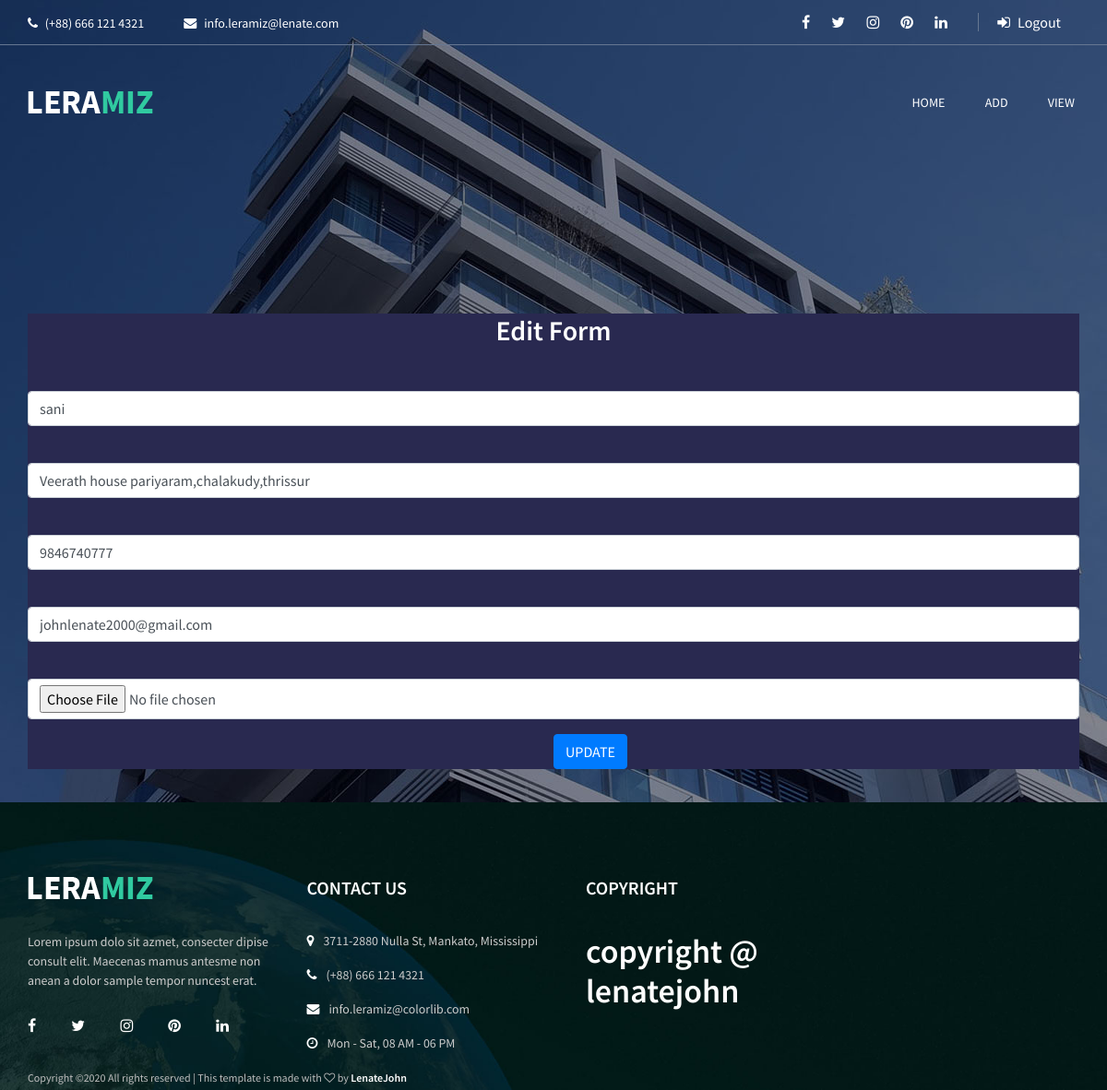
The page /editemp/1 on the database its author committed.
### employee/models.py (models this page shows)
class Employees(models.Model):
    EmployeeName = models.CharField(max_length=100)
    Address = models.CharField(max_length=100)
    Phone=models.IntegerField(default=35354365)
    Email=models.EmailField(max_length=254)
    Image = models.ImageField(upload_to='gallery')

### employee/views.py (the view, shortened to what this page needs)
# urls.py: path('editemp/<em_id>', v.editemp, name="editemp"),
def editemp(request, em_id):
    if request.method == 'GET':
        upemp = Employees.objects.get(id=em_id)
        return render(request, 'empupdate.html', {'data':upemp})

### employee/templates/empupdate.html (shortened to what this page needs)
{% extends 'base.html' %}
{% block content%}
    <div style="background-color:rgb(41, 41, 80);">
    <div class="wrapper">
        <div class="inner">
            <form action="" method="POST" enctype="multipart/form-data">
                <h3 >Edit Form</h3>
                <br>
                <div class="form-group">
                    <div class="form-wrapper">
                        <input type="text" class="form-control" name="ename" placeholder="Enter Name" value="{{ data.EmployeeName }}">
                    </div>
                </div>
                    <div class="form-group">
                    <div class="form-wrapper">
                        <input type="text" class="form-control" name="address" placeholder="Enter Address" value="{{ data.Address }}">
                    </div>
                </div>
                <div class="form-group">
                <div class="form-wrapper">
                    <input type="number" class="form-control" name="phone" placeholder="Enter Phone" value="{{ data.Phone }}">
                </div>
                </div>
                <div class="form-group">
                <div class="form-wrapper">
                    <input type="email" class="form-control" name="email" placeholder="Enter Email" value="{{ data.Email }}">
                </div>
                </div>
                <div class="form-group">
                <div class="form-wrapper">
                    <input type="file" class="form-control" name="img" placeholder="Upload Image">
                </div>
                </div>
                    <button type="submit" id="btnsubmit" style="margin-left: 80px;" class="btn btn-primary">UPDATE</button>
            </form>
        </div>
    </div>
    </div>
{% endblock content %}

### static/website/css/style.css (style rules this page uses)
html, body { height: 100%; font-family: 'Source Sans Pro', sans-serif; -webkit-font-smoothing: antialiased; font-smoothing: antialiased; }
h1, h2, h3, h4, h5, h6 { margin: 0; font-weight: 600; color: #252525; }
h3 { font-size: 30px; }
.text-white h1, .text-white h2, .text-white h3, .text-white h4, .text-white h5, .text-white p, .text-white span, .text-white li, .text-white a { color: #fff; }

### rows shown on the page
Employees: ename "sani", address "Veerath house pariyaram,chalakudy,thrissur", phone "9846740777", email "johnlenate2000@gmail.com"
